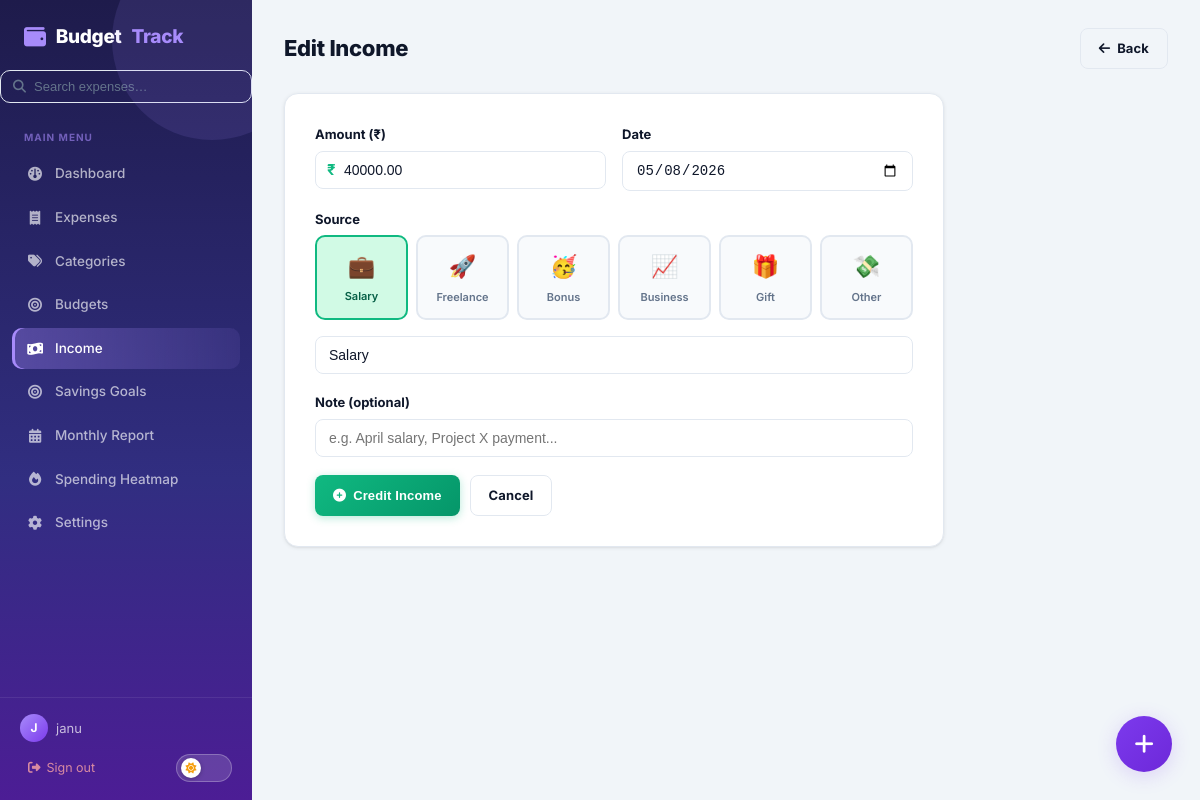
/salary/2/edit (signed in), run on the app's committed database.
### models.py (models this page shows, shortened)
class User(UserMixin, db.Model):
    __tablename__ = "users"
    id = db.Column(db.Integer, primary_key=True)
    username = db.Column(db.String(80), unique=True, nullable=False)
    email = db.Column(db.String(120), unique=True, nullable=False)
    password_hash = db.Column(db.String(256), nullable=False)
    created_at = db.Column(db.DateTime, default=datetime.utcnow)
    avatar = db.Column(db.String(255), nullable=True)
    currency = db.Column(db.String(10), default="₹")
    default_category_id = db.Column(db.Integer, db.ForeignKey("categories.id"), nullable=True)
    categories = db.relationship("Category", foreign_keys="Category.user_id", backref="user", lazy=True, cascade="all, delete-orphan")
    expenses   = db.relationship("Expense",  backref="user", lazy=True, cascade="all, delete-orphan")
    budgets    = db.relationship("Budget",   backref="user", lazy=True, cascade="all, delete-orphan")
    goals      = db.relationship("SavingsGoal", backref="user", lazy=True, cascade="all, delete-orphan")

class SalaryEntry(db.Model):
    __tablename__ = "salary_entries"
    id         = db.Column(db.Integer, primary_key=True)
    amount     = db.Column(db.Numeric(10, 2), nullable=False)
    source     = db.Column(db.String(120), nullable=False, default="Salary")
    note       = db.Column(db.String(255))
    date       = db.Column(db.Date, nullable=False, default=date.today)
    user_id    = db.Column(db.Integer, db.ForeignKey("users.id"), nullable=False)
    created_at = db.Column(db.DateTime, default=datetime.utcnow)
    user = db.relationship("User", backref=db.backref("salary_entries", lazy=True, cascade="all, delete-orphan"))

### routes/salary.py (the view, shortened to what this page needs)
@salary_bp.route("/<int:id>/edit", methods=["GET", "POST"])
@login_required
def edit(id):
    entry = SalaryEntry.query.filter_by(id=id, user_id=current_user.id).first_or_404()
    form = SalaryForm(obj=entry)
    return render_template("salary/form.html", form=form, title="Edit Income")

### forms.py
class SalaryForm(FlaskForm):
    amount = DecimalField("Amount (₹)", validators=[DataRequired(), NumberRange(min=1)], places=2)
    source = StringField("Source", validators=[DataRequired(), Length(1, 120)], default="Salary")
    note = StringField("Note (optional)", validators=[Optional(), Length(max=255)])
    date = DateField("Date", validators=[DataRequired()])

### models.py (called while the page is built)
@login_manager.user_loader
def load_user(user_id):
    return User.query.get(int(user_id))

### templates/salary/form.html (shortened to what this page needs)
{% extends "base.html" %}
{% block content %}
<div class="page-header">
  <h1>{{ title }}</h1>
  <a href="{{ url_for('salary.index') }}" class="btn btn-outline"><i class="fa fa-arrow-left"></i> Back</a>
</div>
<div class="card form-card">
  <form method="POST" novalidate>
    <div class="form-row">
      <div class="form-group">
        {{ form.amount.label }}
        <div style="position:relative">
          <span style="position:absolute;left:12px;top:50%;transform:translateY(-50%);font-weight:700;color:var(--success);font-size:15px">₹</span>
          {{ form.amount(class="form-control", placeholder="0.00", style="padding-left:28px") }}
        </div>
      </div>
      <div class="form-group">
        {{ form.date.label }}
        {{ form.date(class="form-control") }}
      </div>
    </div>
    <div class="form-group">
      {{ form.source.label }}
      <div class="source-picker">
        {% for src, emoji in [('Salary','💼'),('Freelance','🚀'),('Bonus','🥳'),('Business','📈'),('Gift','🎁'),('Other','💸')] %}
        <div class="source-option" data-value="{{ src }}" onclick="pickSource('{{ src }}', this)">
          <span style="font-size:22px">{{ emoji }}</span>
          <span>{{ src }}</span>
        </div>
        {% endfor %}
      </div>
      {{ form.source(class="form-control", id="source-input", placeholder="Or type custom source...") }}
    </div>
    <div class="form-group">
      {{ form.note.label }}
      {{ form.note(class="form-control", placeholder="e.g. April salary, Project X payment...") }}
    </div>
    <div class="form-actions">
      <button type="submit" class="btn btn-success"><i class="fa fa-plus-circle"></i> Credit Income</button>
      <a href="{{ url_for('salary.index') }}" class="btn btn-outline">Cancel</a>
    </div>
  </form>
</div>
{% endblock %}

### templates/base.html (shortened to what this page needs)
<!DOCTYPE html>
<html lang="en" data-theme="light">
<head>
  <link rel="stylesheet" href="https://cdnjs.cloudflare.com/ajax/libs/font-awesome/6.5.0/css/all.min.css"/>
  <link rel="stylesheet" href="{{ url_for('static', filename='css/style.css') }}"/>
</head>
<body>
{% if current_user.is_authenticated %}
<nav class="sidebar" id="sidebar">
  <div class="sidebar-brand">
    <i class="fa fa-wallet"></i> Budget<span>Track</span>
  </div>
  <form method="GET" action="{{ url_for('expenses.search') }}" class="sidebar-search">
    <i class="fa fa-search"></i>
    <input type="text" name="q" placeholder="Search expenses…" class="sidebar-search-input" autocomplete="off">
  </form>
  <p class="nav-section-label">Main Menu</p>
  <ul class="nav-links">
    <li><a href="{{ url_for('dashboard.index') }}" class="{{ 'active' if request.endpoint == 'dashboard.index' }}" onclick="closeSidebar()">
      <i class="fa fa-gauge"></i> Dashboard</a></li>
    <li><a href="{{ url_for('expenses.index') }}" class="{{ 'active' if request.blueprint == 'expenses' }}" onclick="closeSidebar()">
      <i class="fa fa-receipt"></i> Expenses</a></li>
    <li><a href="{{ url_for('categories.index') }}" class="{{ 'active' if request.blueprint == 'categories' }}" onclick="closeSidebar()">
      <i class="fa fa-tags"></i> Categories</a></li>
    <li><a href="{{ url_for('budgets.index') }}" class="{{ 'active' if request.blueprint == 'budgets' }}" onclick="closeSidebar()">
      <i class="fa fa-bullseye"></i> Budgets</a></li>
    <li><a href="{{ url_for('salary.index') }}" class="{{ 'active' if request.blueprint == 'salary' }}" onclick="closeSidebar()">
      <i class="fa fa-money-bill-wave"></i> Income</a></li>
    <li><a href="{{ url_for('goals.index') }}" class="{{ 'active' if request.blueprint == 'goals' }}" onclick="closeSidebar()">
      <i class="fa fa-bullseye"></i> Savings Goals</a></li>
    <li><a href="{{ url_for('report.index') }}" class="{{ 'active' if request.endpoint == 'report.index' }}" onclick="closeSidebar()">
      <i class="fa fa-calendar-alt"></i> Monthly Report</a></li>
    <li><a href="{{ url_for('report.heatmap') }}" class="{{ 'active' if request.endpoint == 'report.heatmap' }}" onclick="closeSidebar()">
      <i class="fa fa-fire"></i> Spending Heatmap</a></li>
    <li><a href="{{ url_for('settings.index') }}" class="{{ 'active' if request.blueprint == 'settings' }}" onclick="closeSidebar()">
      <i class="fa fa-gear"></i> Settings</a></li>
  </ul>
  <div class="sidebar-footer">
    <div class="user-info">
      {% if current_user.avatar %}
        <img src="{{ url_for('static', filename=current_user.avatar) }}" class="user-avatar user-avatar-img" alt="avatar">
      {% else %}
        <div class="user-avatar">{{ current_user.username[0].upper() }}</div>
      {% endif %}
      <span>{{ current_user.username }}</span>
    </div>
    <div style="display:flex;align-items:center;justify-content:space-between;margin-top:4px">
      <a href="{{ url_for('auth.logout') }}" class="logout-btn"><i class="fa fa-sign-out-alt"></i> Sign out</a>
      <button class="theme-toggle desktop-theme" id="themeToggleDesktop" title="Toggle dark mode" aria-label="Toggle dark mode">
        <span class="theme-toggle-knob"><i class="fa fa-sun" id="themeIconDesktop"></i></span>
      </button>
    </div>
  </div>
</nav>
<main class="main-content" id="mainContent">
{% endif %}
{% block content %}{% endblock %}
{% if current_user.is_authenticated %}
</main>
<button class="fab" onclick="openQuickAdd()" title="Quick add expense">
  <i class="fa fa-plus"></i>
</button>
{% endif %}
</body>
</html>

### data on the page
User: username "J", username "janu"
SalaryEntry: amount "40000.00", date "05/08/2026", source "Salary"

### other printed values
{{ title }} "Edit Income"
{{ emoji }} "💼" "🚀" "🥳" "📈" "🎁" "💸"
{{ src }} "Salary" "Freelance" "Bonus" "Business" "Gift" "Other"
